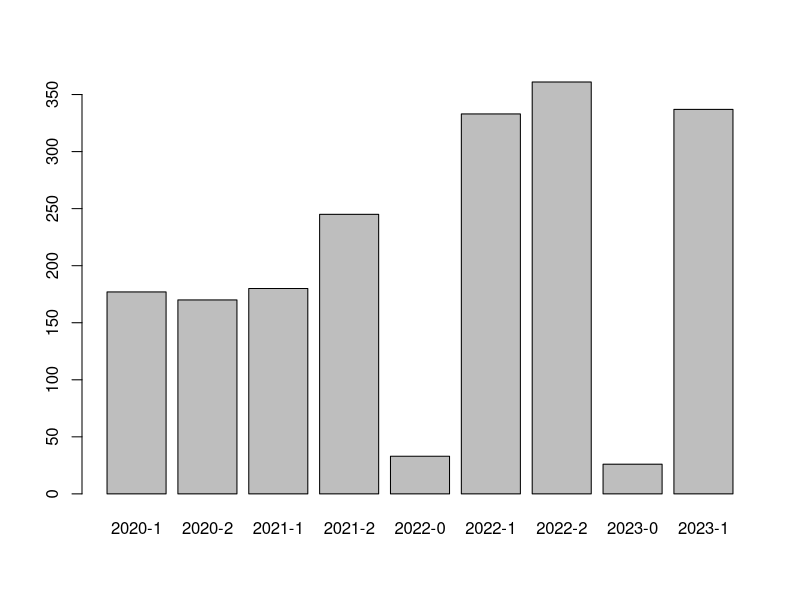
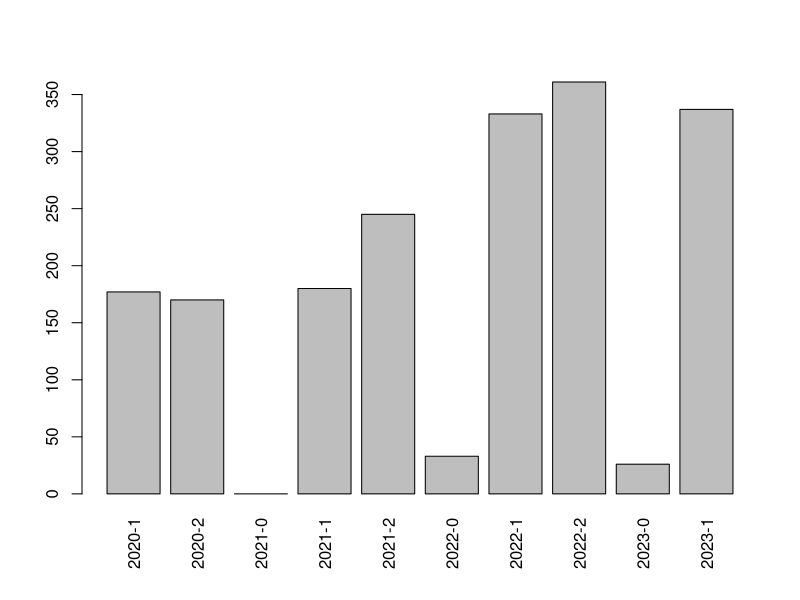
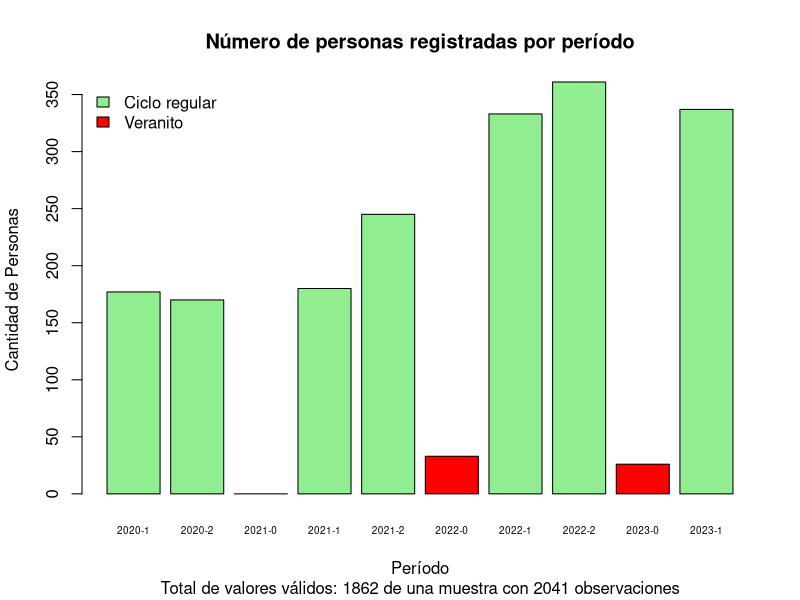
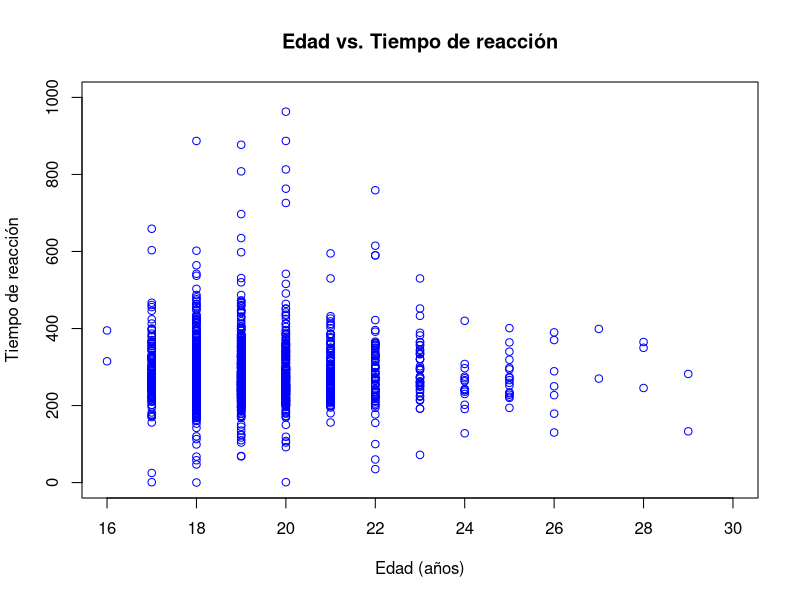
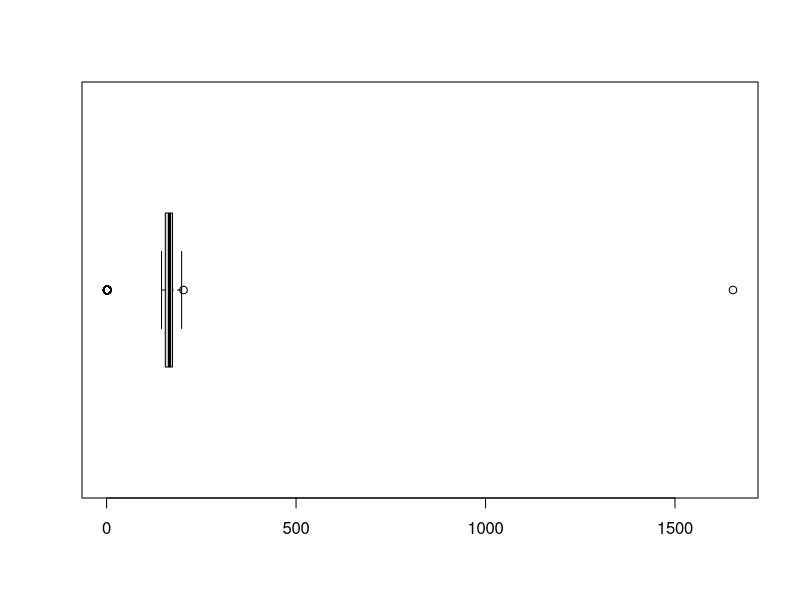
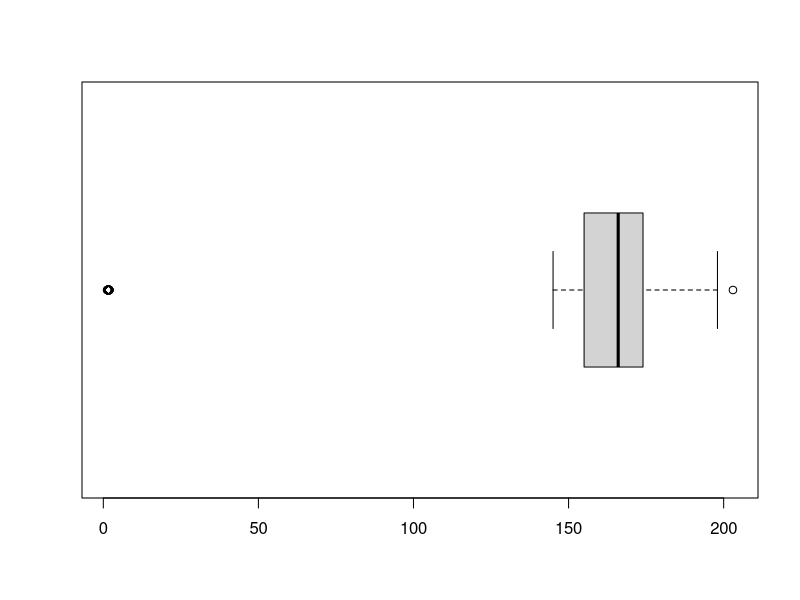
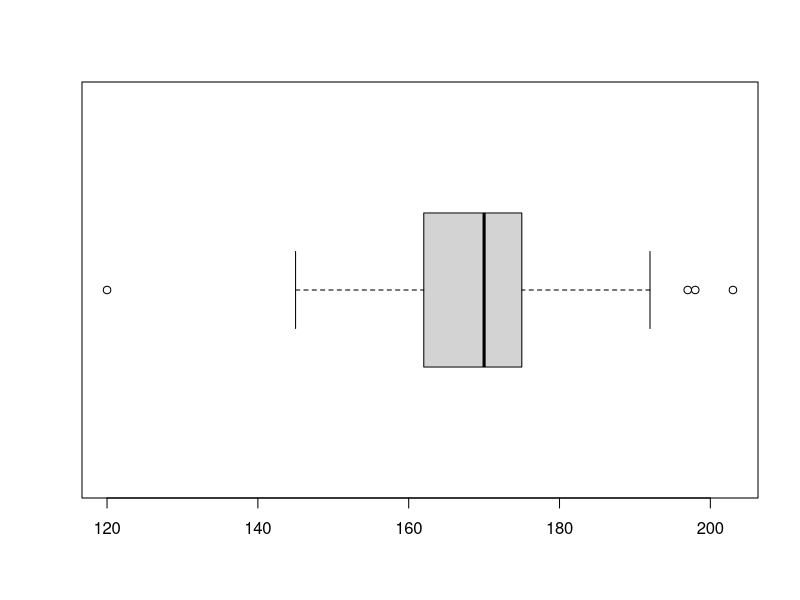
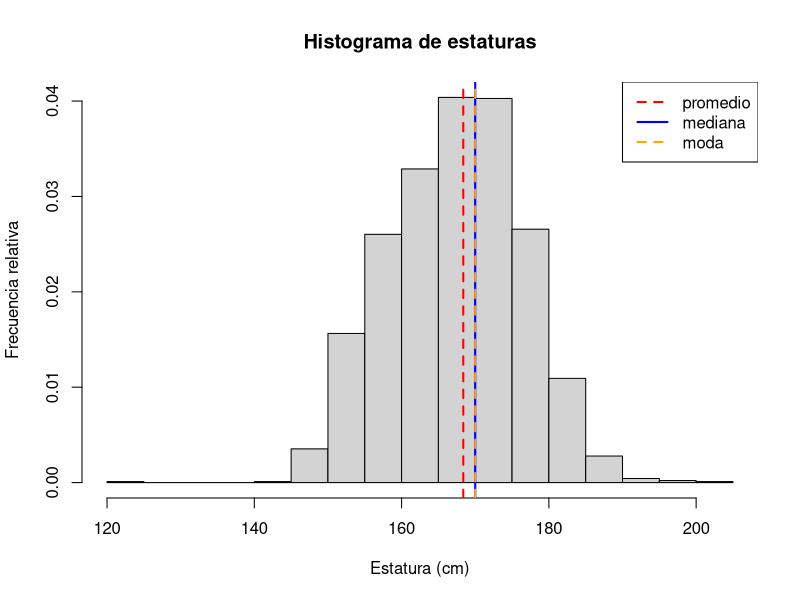

The R script that drew these images, in order:
## ---- chunk 1
library(readr)
library(dplyr)
#Hello
## ---- chunk 2
DF <- read_csv("DD20230421.csv")
## ---- chunk 3
str(DF)
## ---- chunk 4
all(is.na(DF[, c(19,20)]))
## ---- chunk 5
DF <- DF[,-c(19,20)]
## ---- chunk 6
sum(rowSums(is.na(DF)) == 18)
## ---- chunk 7
DF <- DF[rowSums(is.na(DF)) < 18,]
## ---- chunk 8
names(DF)
## ---- chunk 9
DF %>% rename(Per = Período,
              Sec = Sección,
              Estatura = `Estatura (cm)`,
              Peso = `Peso (kg)`,
              Signo = `Signo del zodiaco`,
              Tiempo = `Tiempo de reacción`,
              Videojuegos = `Juega videojuegos`,
              Deporte = `Hace deporte`,
              Color = `Color favorito`,
              Talla = `Talla de zapato`,
              Polo = `Talla de polo`,
              Sistema = `Sistema operativo`,
              Fecha = `Fecha de nacimiento`) -> DF
## ---- chunk 10
table(DF$Per)

## ---- chunk 11
grep("2019-1", DF$Per)
## ---- chunk 12
DF[grep("2019-1", DF$Per),]
## ---- chunk 13
table(gsub("\\.", "-", DF$Per))
## ---- chunk 14
DF$Per <- gsub("\\.", "-", DF$Per)
## ---- chunk 15
table(gsub("\\ ", "-", DF$Per))
## ---- chunk 16
DF$Per <- gsub("\\ ", "-", DF$Per)
## ---- chunk 17
table(gsub("-*-", "-", DF$Per))
## ---- chunk 18
DF$Per <- gsub("-*-", "-", DF$Per)
## ---- chunk 19
DF$Per <- gsub("I", "1", DF$Per)
## ---- chunk 20
table(DF$Per)
## ---- chunk 21
table(DF$Per[grep("[0-9][0-9][0-9][0-9]-[0-2]", DF$Per)])
## ---- chunk 22
table(DF$Per[-grep("20[1-2][0-9]-[0-2]", DF$Per)])
## ---- chunk 23
DF$Per[-grep("20[1-2][0-9]-[0-2]", DF$Per)] <- NA
## ---- chunk 24
table(DF$Per)
## ---- chunk 25
DF$Per[DF$Per == "2023-2"] <- NA
DF$Per[DF$Per == "2013-1"] <- NA
DF$Per[DF$Per == "2018-2"] <- NA
DF$Per[DF$Per == "2019-1"] <- NA
DF$Per[DF$Per == "2019-2"] <- NA
## ---- chunk 26
table(DF$Per)
## ---- chunk 27
barplot(table(DF$Per))
## ---- chunk 28
DF$Per <- factor(DF$Per, levels= c("2020-1","2020-2","2021-0","2021-1","2021-2","2022-0","2022-1","2022-2","2023-0","2023-1"), ordered = TRUE)
## ---- chunk 29
table(DF$Per, useNA = 'ifany')
## ---- chunk 30
barplot(table(DF$Per), las = 3)
## ---- chunk 31
barplot(table(DF$Per), 
        xlab = "Período", 
        ylab = "Cantidad de Personas", 
        main = "Número de personas registradas por período", 
        sub = paste("Total de valores válidos:", 
                    sum(!is.na(DF$Per)), 
                    "de una muestra con", 
                    nrow(DF), "observaciones"),
        col = c("lightgreen", "lightgreen", "red"), 
        cex.names = 0.6,)
legend("topleft", 
       legend = c("Ciclo regular", "Veranito"), 
       fill = c("lightgreen", "red"),
       bty = "n")
## ---- chunk 32
(table(DF$Per))[table(DF$Per) == max(table(DF$Per))]
## ---- chunk 33
X <- c(19,25,19,18,19,25,25,18)
## ---- chunk 34
table(X)
## ---- chunk 35
which.max(table(X))
## ---- chunk 36
(table(X))[table(X) == max(table(X))]
## ---- chunk 37
table(DF$Ciclo)
## ---- chunk 38
x <- c(16,30)
y <- c(0,1000)

plot(DF$Edad, DF$Tiempo
     , col = "#0000ff"
     , main = "Edad vs. Tiempo de reacción"
     , xlab = "Edad (años)"
     , ylab = "Tiempo de reacción"
     , xlim = x
     , ylim = y)
## ---- chunk 39
boxplot(DF$Estatura, horizontal = TRUE)
## ---- chunk 40
DF %>% filter(Estatura > 280)
## ---- chunk 41
DF$Estatura[DF$Estatura > 280] <- NA
## ---- chunk 42
boxplot(DF$Estatura, horizontal = TRUE)
## ---- chunk 43
DF %>% filter(Estatura < 45) %>% count()
## ---- chunk 44
Sel <- !is.na(DF$Estatura) & DF$Estatura < 45 
DF$Estatura[Sel] <- 100*DF$Estatura[Sel]
## ---- chunk 45
boxplot(DF$Estatura, horizontal = TRUE)
## ---- chunk 46
q3 <- quantile(DF$Estatura, 0.75, na.rm = TRUE, type = 3)
q3
## ---- chunk 47
q1 <- quantile(DF$Estatura, 0.25, na.rm = TRUE, type = 3)
q1
## ---- chunk 48
RIC <- q3 - q1
RIC
## ---- chunk 49
DF %>% filter(Estatura > q3 + 1.5*RIC)
## ---- chunk 50
DF[!is.na(DF$Estatura) & DF$Estatura < q1 - 1.5*RIC, ]
## ---- chunk 51
# Promedio
mean(DF$Estatura, na.rm = TRUE)
## ---- chunk 52
round(mean(DF$Estatura, na.rm = TRUE), digits = 2)
## ---- chunk 53
round(10.5)
round(11.5)
## ---- chunk 54
floor(10.5)
ceiling(10.5)
## ---- chunk 55
median(DF$Estatura, na.rm = TRUE)
## ---- chunk 56
moda <- as.numeric(names((table(DF$Estatura))[table(DF$Estatura) == max(table(DF$Estatura), na.rm = TRUE)]))
## ---- chunk 57
hist(DF$Estatura
     , main = "Histograma de estaturas"
     , xlab = "Estatura (cm)"
     , ylab = "Frecuencia relativa"
     , prob = TRUE
     #, breaks = seq(from = min(DF$Estatura, na.rm = TRUE) - 0.5, to = max(DF$Estatura, na.rm = TRUE) + 0.5, by = 10)
     )
abline(v = c(mean(DF$Estatura, na.rm = TRUE)
          , median(DF$Estatura, na.rm = TRUE)
          , moda)
       , col = c("red", "blue", "orange")
       , lwd = 2
       , lty = c(2,1,2)
       )
legend("topright"
       , legend = c("promedio", "mediana", "moda")
       , col = c("red", "blue", "orange")
       , lwd = 2
       , lty = c(2,1,2) 
       )

## ---- chunk 58
DF$Ultimo <- DF$Estatura %% 10
## ---- chunk 59
barplot(table(DF$Ultimo))
## ---- chunk 60
table(DF$Ultimo)
## ---- chunk 61
DF$Ultimo <- round(DF$Ultimo)
## ---- chunk 62
barplot(table(DF$Ultimo))
## ---- chunk 63
DF$multiplo5 <- (DF$Ultimo == 0) | (DF$Ultimo == 5)
## ---- chunk 64
table(DF$multiplo5)
## ---- chunk 65
barplot(table(DF$multiplo5)/sum(!is.na(DF$multiplo5))
        , main = "Comparación de los últimos digitos múltiplos de 5 con los que no son"
        , ylab = "frecuencia relativa"
        , names.arg = c("no multiplos de 5", "multiplos de 5")
        )
abline(h = 0.2, col = "red", lty = 2, lwd = 2)
legend("topright", legend = "frec. esperada de mult. 5", col = "red", lty = 2, lwd = 2)
## ---- chunk 66
table(DF$Peso)
## ---- chunk 67
sum(!is.na(DF$Peso))
## ---- chunk 68
DF$Peso <- as.numeric(DF$Peso)
## ---- chunk 69
sum(!is.na(DF$Peso))
